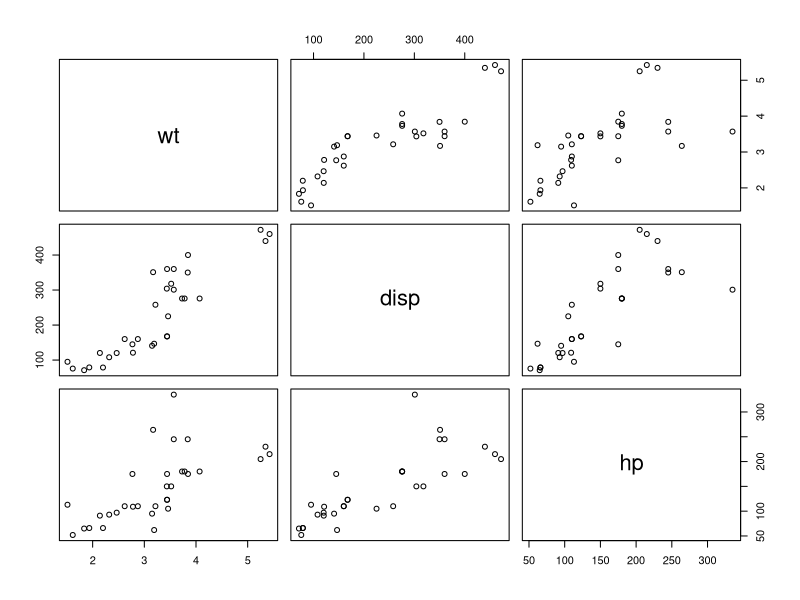
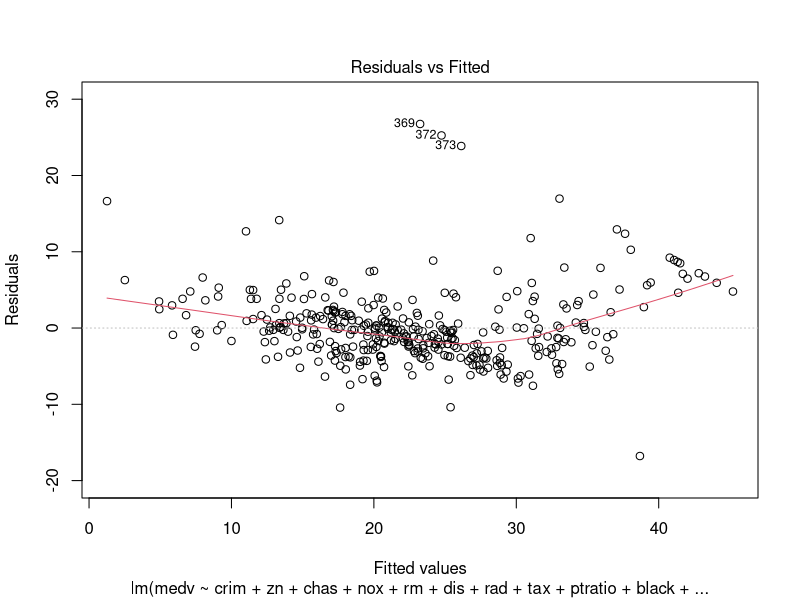
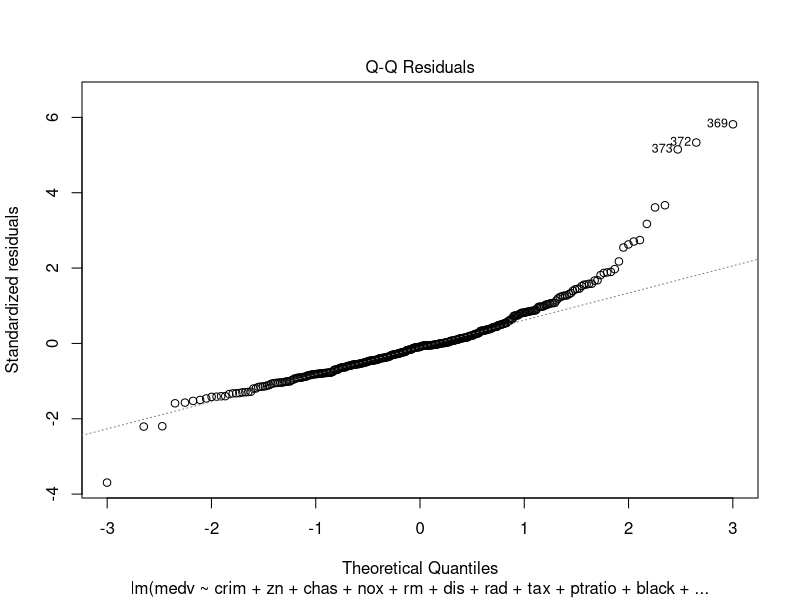
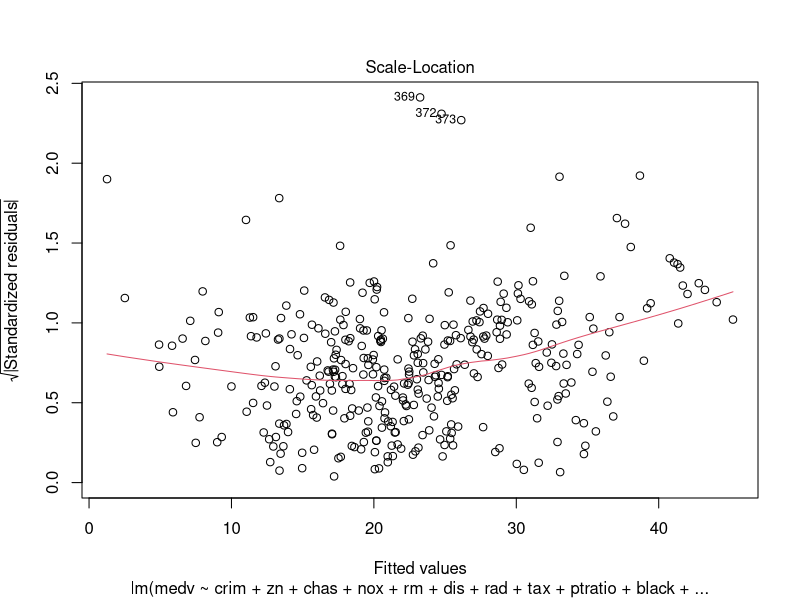
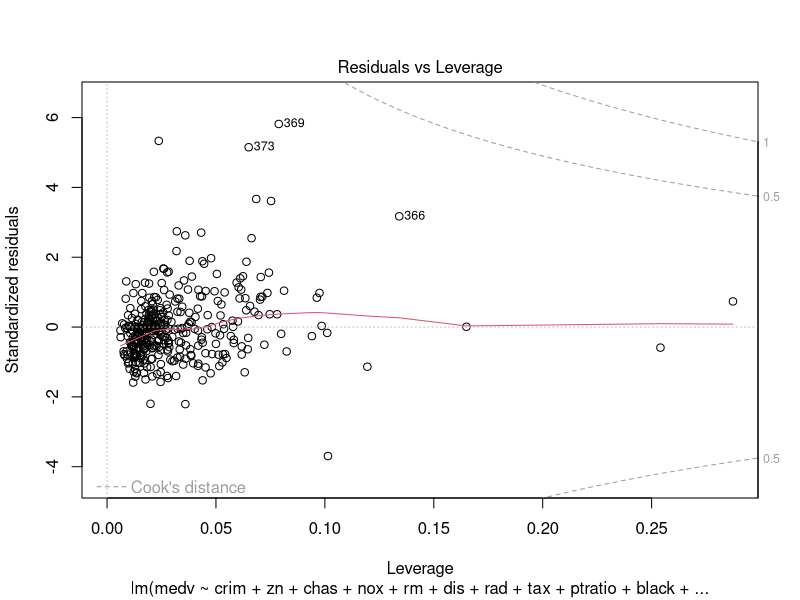
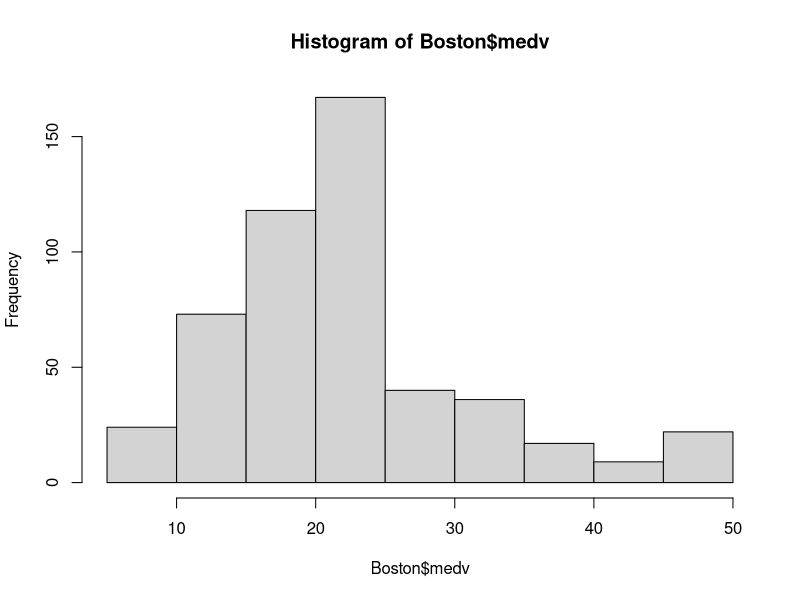
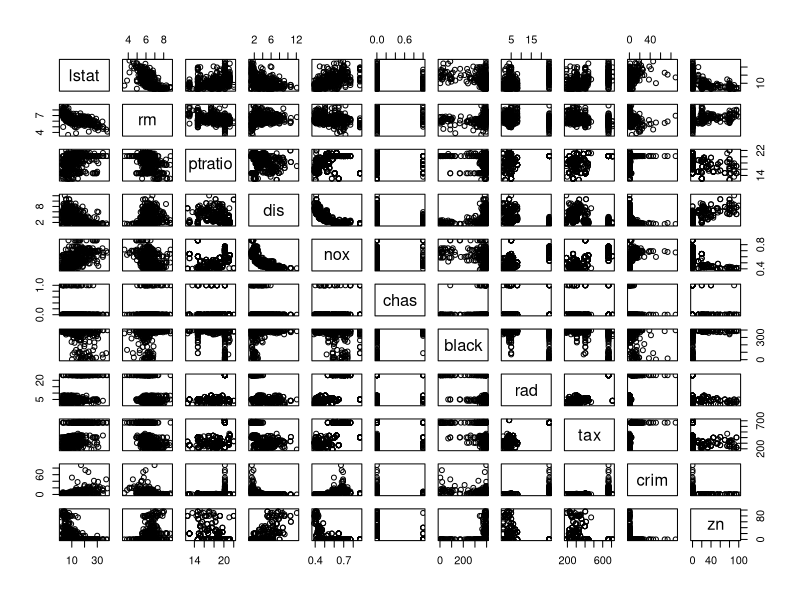
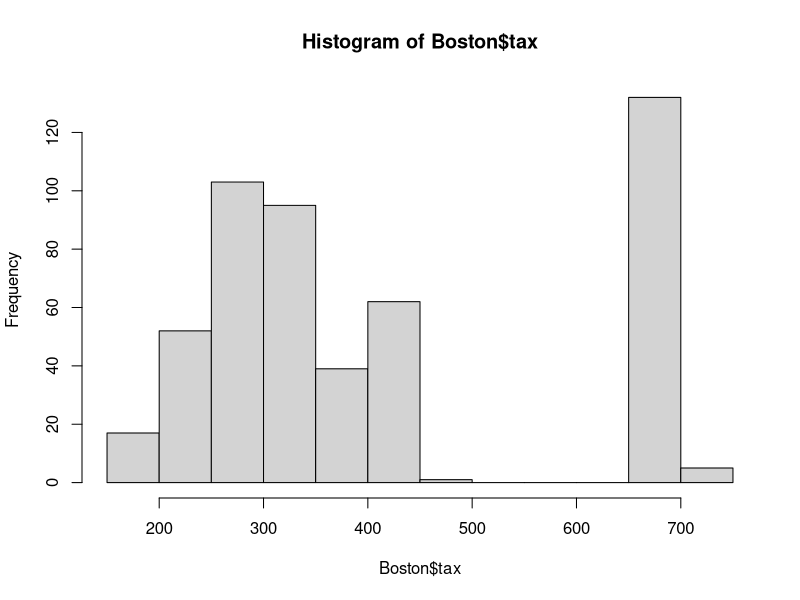

These charts were generated, in order, by the following R code:
## ---- chunk 1
knitr::opts_chunk$set(echo = TRUE)
library(car)
## ---- chunk 2
# Cargamos el conjunto de datos mtcars
data(mtcars)

# Dividimos el conjunto de datos en entrenamiento y prueba
set.seed(123)
ind <- sample(2, nrow(mtcars), replace=TRUE, prob=c(0.7, 0.3))
train_data <- mtcars[ind == 1, ]
test_data <- mtcars[ind == 2, ]

# Ajustamos diferentes modelos de regresión lineal múltiple con diferentes combinaciones de características
model1 <- lm(mpg ~ wt + disp + hp, data=train_data)
model2 <- lm(mpg ~ wt + disp, data=train_data)
model3 <- lm(mpg ~ wt + hp, data=train_data)

# Calculamos el AIC de cada modelo
(AIC1 <- AIC(model1))
(AIC2 <- AIC(model2))
(AIC3 <- AIC(model3))

# Seleccionamos el modelo con el menor AIC
if(AIC1 < AIC2 & AIC1 < AIC3) {
  model_best <- model1
} else if(AIC2 < AIC1 & AIC2 < AIC3) {
  model_best <- model2
} else {
  model_best <- model3
}

# Evaluamos el desempeño del modelo seleccionado utilizando el conjunto de prueba
pred_best <- predict(model_best, newdata=test_data)
rmse_best <- sqrt(mean((test_data$mpg - pred_best)^2))
rmse_best

## ---- chunk 3
vif(model1)
vif(model2)
vif(model3)
vif(lm(mpg ~ disp + hp, data=train_data))
plot(mtcars[,c("wt","disp","hp")])
cor(mtcars[,c("wt","disp","hp")])
## ---- chunk 4
# Cargamos el conjunto de datos mtcars
data(mtcars)
# Dividimos el conjunto de datos en entrenamiento y prueba
set.seed(123)
ind <- sample(2, nrow(mtcars), replace=TRUE, prob=c(0.7, 0.3))
train_data <- mtcars[ind == 1, ]
test_data <- mtcars[ind == 2, ]
## ---- chunk 5
# Ajustamos un modelo de regresión lineal múltiple utilizando todas las características
model_full <- lm(mpg ~ ., data=train_data)
# Evaluamos el desempeño del modelo utilizando el conjunto de prueba
pred_full <- predict(model_full, newdata=test_data)
rmse_full <- sqrt(mean((test_data$mpg - pred_full)^2))
rmse_full

vif(model_full)
## ---- chunk 6
# Ajustamos un modelo de regresión lineal múltiple utilizando todas las características
model_full <- lm(mpg ~ ., data=train_data)

# Realizamos la eliminación hacia atrás
model_backward <- step(model_full, direction="backward")

# Evaluamos el desempeño del modelo utilizando el conjunto de prueba
pred_backward <- predict(model_backward, newdata=test_data)
rmse_backward <- sqrt(mean((test_data$mpg - pred_backward)^2))
rmse_backward

vif(model_backward)
## ---- chunk 7
data(Boston,package = "MASS")
## ---- chunk 8
# Cargamos el conjunto de datos mtcars

# Dividimos el conjunto de datos en entrenamiento y prueba
set.seed(1233)
ind <- sample(2, nrow(Boston), replace=TRUE, prob=c(0.7, 0.3))
train_data <- Boston[ind == 1, ]
test_data <- Boston[ind == 2, ]
## ---- chunk 9
# Ajustamos un modelo de regresión lineal múltiple utilizando todas las características
model_full <- lm(medv ~ ., data=train_data)
# Evaluamos el desempeño del modelo utilizando el conjunto de prueba
pred_full <- predict(model_full, newdata=test_data)
rmse_full <- sqrt(mean((test_data$medv - pred_full)^2))
rmse_full

vif(model_full)
## ---- chunk 10
# Ajustamos un modelo de regresión lineal múltiple utilizando todas las características
model_full <- lm(medv ~ ., data=train_data)

# Realizamos la eliminación hacia atrás
model_backward <- step(model_full, direction="backward")

# Evaluamos el desempeño del modelo utilizando el conjunto de prueba
pred_backward <- predict(model_backward, newdata=test_data)
rmse_backward <- sqrt(mean((test_data$medv - pred_backward)^2))
rmse_backward

vif(model_backward)
## ---- chunk 11
summary(model_backward)
plot(model_backward)
hist(Boston$medv)
## ---- chunk 12
plot(~ lstat + rm + ptratio + dis + nox + chas + black + rad + 
    tax + crim + zn,data = Boston)
cor(Boston[,c("lstat","rm","ptratio","dis","nox","chas","black","rad","tax","crim","zn")])
hist(Boston$tax)
